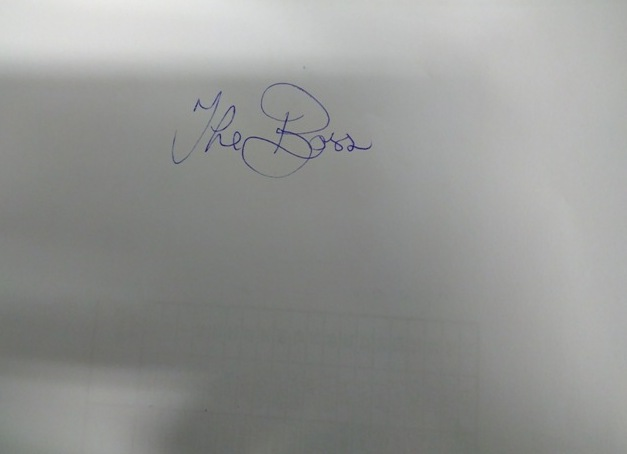
#> input picture images/Boss.bmp, 627 x 454 px
$ python sinatureExtractor.py
#> lines starting #> are read from the running program, lines starting #| are printed output that depends on the picture; after the words box and inside, x2 and y2 are one past the last pixel; in counts of white or black regions, pixels touching at a corner belong together
###############################
#
#   (c) Vlad Zat 2017
#   Student No: C14714071
#   Course: DT228
#   Date: 06-10-2017
#
#	Title: Signature Extractor
#
#   Introduction:
#
#   Describe the algorithm here instead of doing it line by line (10 - 15 lines)
#	Preferably use a systematic approach
#	e.g. step-by-step
#	or pseudocode
#	Give an overview
#	Comment on experiments
#	Use references (Harvard Reference System or IEEE) - no weblinks

import numpy as np
import cv2
from matplotlib import pyplot as plt
from matplotlib import image as image
import easygui

imgsPath = 'images/'

# TODO Use easygui to open images

signature = cv2.imread(imgsPath + "Boss.bmp")
#> signature is the input picture: shape (454, 627, 3); mean B, G, R 146.6, 148.8, 147.6

def adaptiveThreshold(img):
    g = cv2.cvtColor(img, cv2.COLOR_BGR2GRAY)

    # TODO remove the constrants from here:
    img = cv2.adaptiveThreshold(g, maxValue = 255, adaptiveMethod = cv2.ADAPTIVE_THRESH_MEAN_C, thresholdType = cv2.THRESH_BINARY, blockSize = 5, C = 15)
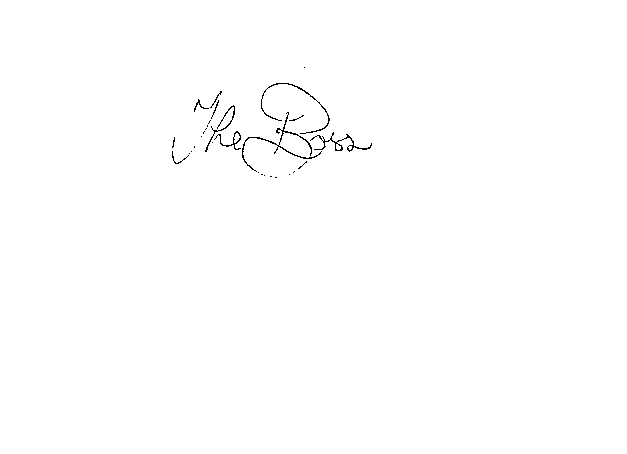
#> img: shape (454, 627); 99.6% white; black in thin lines or dots, all inside (x1, y1, x2, y2) = (172, 67, 372, 178)
    return img

mask = adaptiveThreshold(signature)
# [6 lines of commented-out code are left out]

rmask = cv2.bitwise_not(mask)
signature = cv2.bitwise_and(signature, signature, mask=rmask)
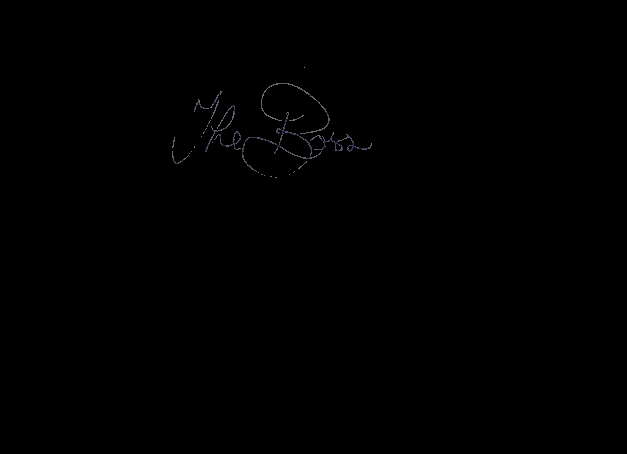
#> signature: shape (454, 627, 3); mean B, G, R 0.4, 0.3, 0.3

# TODO ??? Click on an image to append the signature there

# Reference - http://docs.opencv.org/3.3.0/d4/d13/tutorial_py_filtering.html
# k = np.array([[1,4,1], [4,7,4], [1,4,1]], dtype=float)
# blurredSignature = cv2.filter2D(signature,-1,k)
# imgs = np.hstack((signature, blurredSignature))

sHeight, sWidth, _ = signature.shape
#> sHeight = 454; sWidth = 627
scaledSignature = cv2.resize(signature, (2 * sWidth, 2 * sHeight))

cv2.imshow('Signature', signature)
key = cv2.waitKey(0)
#> (key Esc is pressed here)

$ run again, with images/22471828_1363300417129099_1950706939_o.jpg saved as images/Boss.bmp
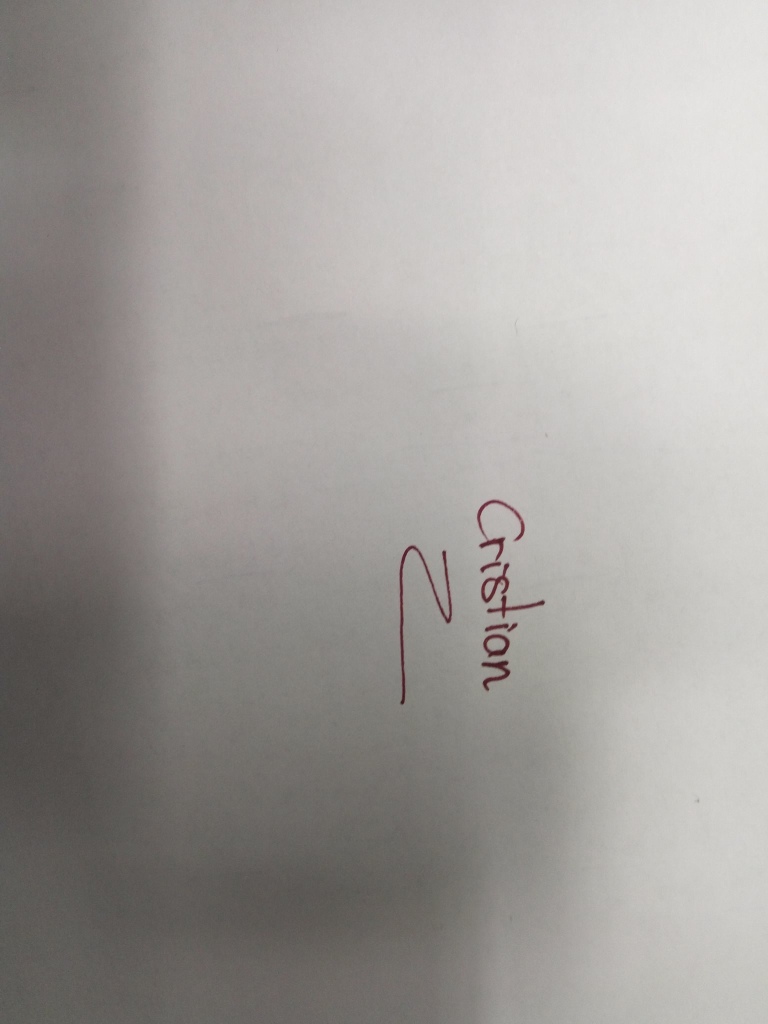
#> input picture images/22471828_1363300417129099_1950706939_o.jpg, 1536 x 2048 px (shown at 1/2 size)
#> signature is the input picture: shape (2048, 1536, 3); mean B, G, R 155.6, 158.7, 162
#> in adaptiveThreshold, `img = cv2.adaptiveThreshold(g, maxValue = 255, adaptiveMethod = cv2.AD..`:
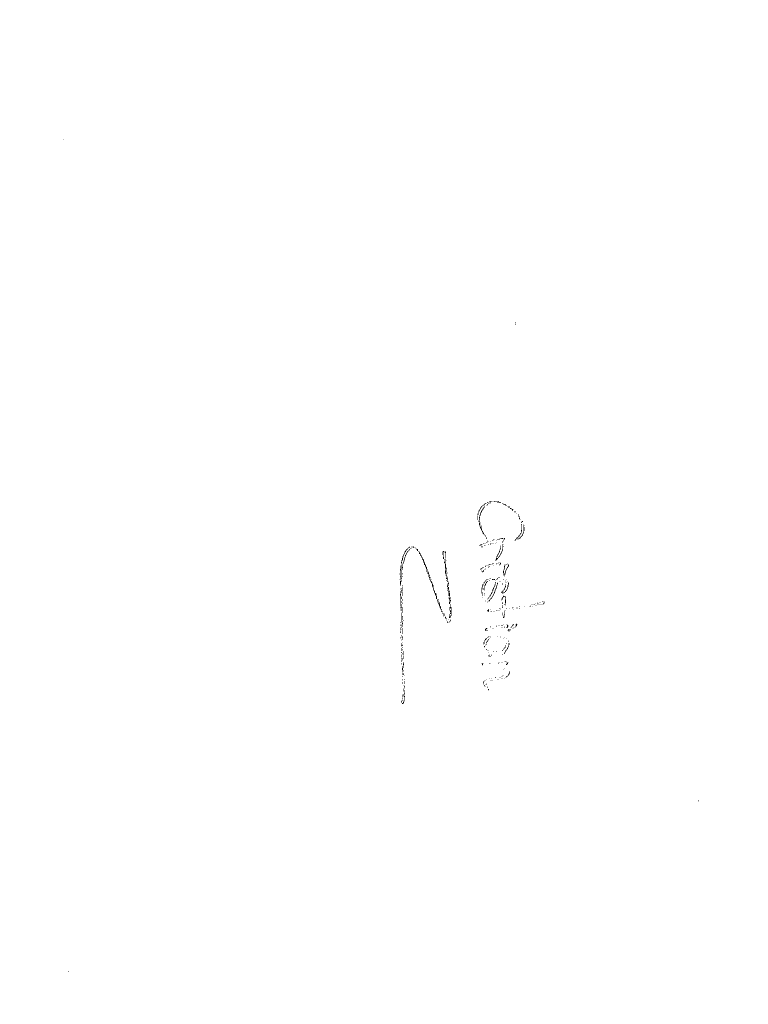
#> img: shape (2048, 1536) (shown at 1/2 size); 99.9% white; black in thin lines or dots, all inside (x1, y1, x2, y2) = (127, 279, 1397, 1943)
#> `rmask = cv2.bitwise_not(mask)`:
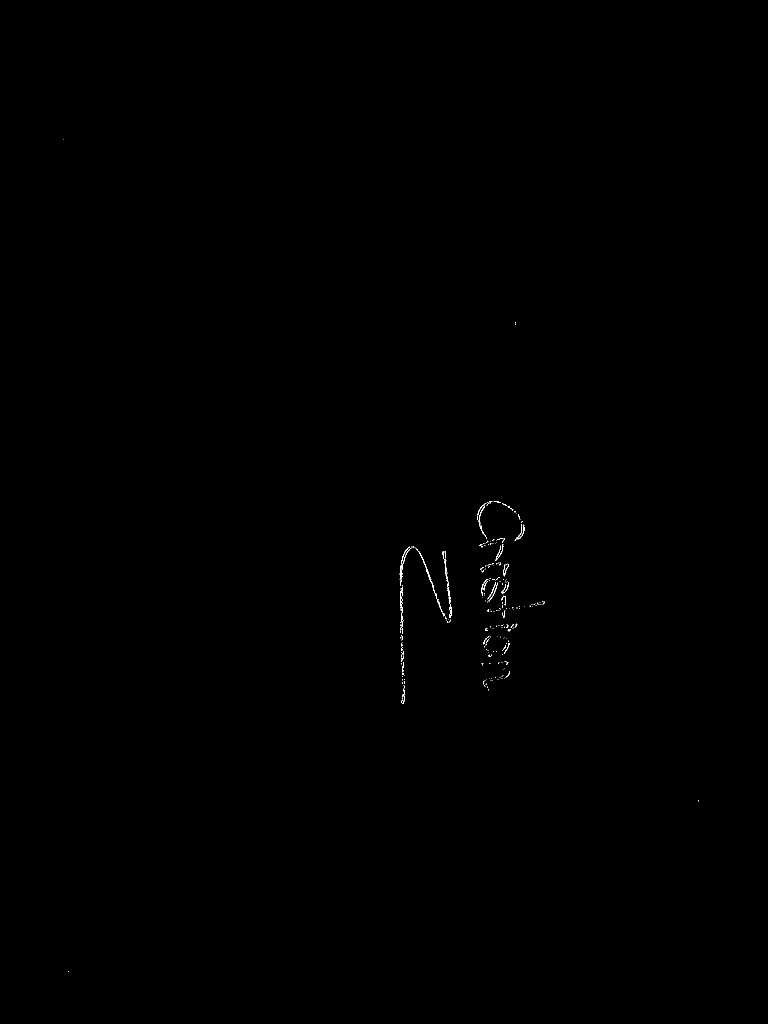
#> rmask: shape (2048, 1536) (shown at 1/2 size); 0.09% white in thin lines or dots, all inside (x1, y1, x2, y2) = (127, 279, 1397, 1943)
